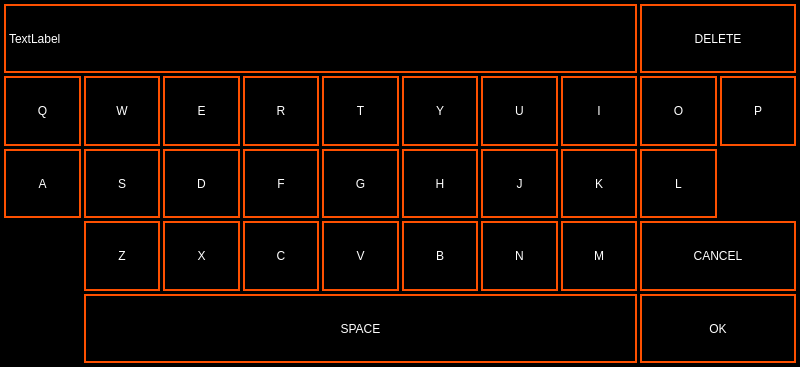
<?xml version="1.0" encoding="UTF-8"?>
<ui version="4.0">
 <class>SettingsUsernameKeyboardScreenLandscape</class>
 <widget class="QWidget" name="SettingsUsernameKeyboardScreenLandscape">
  <property name="windowModality">
   <enum>Qt::NonModal</enum>
  </property>
  <property name="geometry">
   <rect>
    <x>0</x>
    <y>0</y>
    <width>800</width>
    <height>367</height>
   </rect>
  </property>
  <property name="sizePolicy">
   <sizepolicy hsizetype="Expanding" vsizetype="Expanding">
    <horstretch>0</horstretch>
    <verstretch>0</verstretch>
   </sizepolicy>
  </property>
  <property name="windowTitle">
   <string notr="true">Keyboard</string>
  </property>
  <property name="styleSheet">
   <string notr="true">QWidget {
    background: black;
}

QToolButton {
	border: 2px solid #FE5000;
	background: black;
	color: white;
}

QToolButton:pressed {
	background: qlineargradient(x1:0, y1:0, x2:1, y2:1, stop:0 #FF1D1D, stop:1 #FE5000);
}

QLabel {
    color: white;
	border: 2px solid #FE5000;
}</string>
  </property>
  <layout class="QVBoxLayout" name="verticalLayout" stretch="3">
   <property name="spacing">
    <number>0</number>
   </property>
   <property name="leftMargin">
    <number>4</number>
   </property>
   <property name="topMargin">
    <number>4</number>
   </property>
   <property name="rightMargin">
    <number>4</number>
   </property>
   <property name="bottomMargin">
    <number>4</number>
   </property>
   <item>
    <layout class="QGridLayout" name="gridLayout">
     <property name="sizeConstraint">
      <enum>QLayout::SetDefaultConstraint</enum>
     </property>
     <property name="spacing">
      <number>3</number>
     </property>
     <item row="3" column="7">
      <widget class="QToolButton" name="kKeyBtn">
       <property name="sizePolicy">
        <sizepolicy hsizetype="Expanding" vsizetype="Expanding">
         <horstretch>0</horstretch>
         <verstretch>0</verstretch>
        </sizepolicy>
       </property>
       <property name="minimumSize">
        <size>
         <width>20</width>
         <height>0</height>
        </size>
       </property>
       <property name="styleSheet">
        <string notr="true"/>
       </property>
       <property name="text">
        <string>K</string>
       </property>
       <attribute name="buttonGroup">
        <string notr="true">keyBtnGroup</string>
       </attribute>
      </widget>
     </item>
     <item row="5" column="1" colspan="7">
      <widget class="QToolButton" name="spaceKeyBtn">
       <property name="sizePolicy">
        <sizepolicy hsizetype="Expanding" vsizetype="Expanding">
         <horstretch>0</horstretch>
         <verstretch>0</verstretch>
        </sizepolicy>
       </property>
       <property name="minimumSize">
        <size>
         <width>20</width>
         <height>0</height>
        </size>
       </property>
       <property name="styleSheet">
        <string notr="true"/>
       </property>
       <property name="text">
        <string>SPACE</string>
       </property>
       <attribute name="buttonGroup">
        <string notr="true">keyBtnGroup</string>
       </attribute>
      </widget>
     </item>
     <item row="1" column="7">
      <widget class="QToolButton" name="iKeyBtn">
       <property name="sizePolicy">
        <sizepolicy hsizetype="Expanding" vsizetype="Expanding">
         <horstretch>0</horstretch>
         <verstretch>0</verstretch>
        </sizepolicy>
       </property>
       <property name="minimumSize">
        <size>
         <width>20</width>
         <height>0</height>
        </size>
       </property>
       <property name="styleSheet">
        <string notr="true"/>
       </property>
       <property name="text">
        <string>I</string>
       </property>
       <attribute name="buttonGroup">
        <string notr="true">keyBtnGroup</string>
       </attribute>
      </widget>
     </item>
     <item row="3" column="5">
      <widget class="QToolButton" name="hKeyBtn">
       <property name="sizePolicy">
        <sizepolicy hsizetype="Expanding" vsizetype="Expanding">
         <horstretch>0</horstretch>
         <verstretch>0</verstretch>
        </sizepolicy>
       </property>
       <property name="minimumSize">
        <size>
         <width>20</width>
         <height>0</height>
        </size>
       </property>
       <property name="styleSheet">
        <string notr="true"/>
       </property>
       <property name="text">
        <string>H</string>
       </property>
       <attribute name="buttonGroup">
        <string notr="true">keyBtnGroup</string>
       </attribute>
      </widget>
     </item>
     <item row="4" column="4">
      <widget class="QToolButton" name="vKeyBtn">
       <property name="sizePolicy">
        <sizepolicy hsizetype="Expanding" vsizetype="Expanding">
         <horstretch>0</horstretch>
         <verstretch>0</verstretch>
        </sizepolicy>
       </property>
       <property name="minimumSize">
        <size>
         <width>20</width>
         <height>0</height>
        </size>
       </property>
       <property name="styleSheet">
        <string notr="true"/>
       </property>
       <property name="text">
        <string>V</string>
       </property>
       <attribute name="buttonGroup">
        <string notr="true">keyBtnGroup</string>
       </attribute>
      </widget>
     </item>
     <item row="3" column="8">
      <widget class="QToolButton" name="lKeyBtn">
       <property name="sizePolicy">
        <sizepolicy hsizetype="Expanding" vsizetype="Expanding">
         <horstretch>0</horstretch>
         <verstretch>0</verstretch>
        </sizepolicy>
       </property>
       <property name="minimumSize">
        <size>
         <width>20</width>
         <height>0</height>
        </size>
       </property>
       <property name="styleSheet">
        <string notr="true"/>
       </property>
       <property name="text">
        <string>L</string>
       </property>
       <attribute name="buttonGroup">
        <string notr="true">keyBtnGroup</string>
       </attribute>
      </widget>
     </item>
     <item row="4" column="6">
      <widget class="QToolButton" name="nKeyBtn">
       <property name="sizePolicy">
        <sizepolicy hsizetype="Expanding" vsizetype="Expanding">
         <horstretch>0</horstretch>
         <verstretch>0</verstretch>
        </sizepolicy>
       </property>
       <property name="minimumSize">
        <size>
         <width>20</width>
         <height>0</height>
        </size>
       </property>
       <property name="styleSheet">
        <string notr="true"/>
       </property>
       <property name="text">
        <string>N</string>
       </property>
       <attribute name="buttonGroup">
        <string notr="true">keyBtnGroup</string>
       </attribute>
      </widget>
     </item>
     <item row="1" column="2">
      <widget class="QToolButton" name="eKeyBtn">
       <property name="sizePolicy">
        <sizepolicy hsizetype="Expanding" vsizetype="Expanding">
         <horstretch>0</horstretch>
         <verstretch>0</verstretch>
        </sizepolicy>
       </property>
       <property name="minimumSize">
        <size>
         <width>20</width>
         <height>0</height>
        </size>
       </property>
       <property name="styleSheet">
        <string notr="true"/>
       </property>
       <property name="text">
        <string>E</string>
       </property>
       <attribute name="buttonGroup">
        <string notr="true">keyBtnGroup</string>
       </attribute>
      </widget>
     </item>
     <item row="3" column="1">
      <widget class="QToolButton" name="sKeyBtn">
       <property name="sizePolicy">
        <sizepolicy hsizetype="Expanding" vsizetype="Expanding">
         <horstretch>0</horstretch>
         <verstretch>0</verstretch>
        </sizepolicy>
       </property>
       <property name="minimumSize">
        <size>
         <width>20</width>
         <height>0</height>
        </size>
       </property>
       <property name="styleSheet">
        <string notr="true"/>
       </property>
       <property name="text">
        <string>S</string>
       </property>
       <attribute name="buttonGroup">
        <string notr="true">keyBtnGroup</string>
       </attribute>
      </widget>
     </item>
     <item row="4" column="5">
      <widget class="QToolButton" name="bKeyBtn">
       <property name="sizePolicy">
        <sizepolicy hsizetype="Expanding" vsizetype="Expanding">
         <horstretch>0</horstretch>
         <verstretch>0</verstretch>
        </sizepolicy>
       </property>
       <property name="minimumSize">
        <size>
         <width>20</width>
         <height>0</height>
        </size>
       </property>
       <property name="styleSheet">
        <string notr="true"/>
       </property>
       <property name="text">
        <string>B</string>
       </property>
       <attribute name="buttonGroup">
        <string notr="true">keyBtnGroup</string>
       </attribute>
      </widget>
     </item>
     <item row="4" column="2">
      <widget class="QToolButton" name="xKeyBtn">
       <property name="sizePolicy">
        <sizepolicy hsizetype="Expanding" vsizetype="Expanding">
         <horstretch>0</horstretch>
         <verstretch>0</verstretch>
        </sizepolicy>
       </property>
       <property name="minimumSize">
        <size>
         <width>20</width>
         <height>0</height>
        </size>
       </property>
       <property name="styleSheet">
        <string notr="true"/>
       </property>
       <property name="text">
        <string>X</string>
       </property>
       <attribute name="buttonGroup">
        <string notr="true">keyBtnGroup</string>
       </attribute>
      </widget>
     </item>
     <item row="3" column="4">
      <widget class="QToolButton" name="gKeyBtn">
       <property name="sizePolicy">
        <sizepolicy hsizetype="Expanding" vsizetype="Expanding">
         <horstretch>0</horstretch>
         <verstretch>0</verstretch>
        </sizepolicy>
       </property>
       <property name="minimumSize">
        <size>
         <width>20</width>
         <height>0</height>
        </size>
       </property>
       <property name="styleSheet">
        <string notr="true"/>
       </property>
       <property name="text">
        <string>G</string>
       </property>
       <attribute name="buttonGroup">
        <string notr="true">keyBtnGroup</string>
       </attribute>
      </widget>
     </item>
     <item row="4" column="3">
      <widget class="QToolButton" name="cKeyBtn">
       <property name="sizePolicy">
        <sizepolicy hsizetype="Expanding" vsizetype="Expanding">
         <horstretch>0</horstretch>
         <verstretch>0</verstretch>
        </sizepolicy>
       </property>
       <property name="minimumSize">
        <size>
         <width>20</width>
         <height>0</height>
        </size>
       </property>
       <property name="styleSheet">
        <string notr="true"/>
       </property>
       <property name="text">
        <string>C</string>
       </property>
       <attribute name="buttonGroup">
        <string notr="true">keyBtnGroup</string>
       </attribute>
      </widget>
     </item>
     <item row="1" column="8">
      <widget class="QToolButton" name="oKeyBtn">
       <property name="sizePolicy">
        <sizepolicy hsizetype="Expanding" vsizetype="Expanding">
         <horstretch>0</horstretch>
         <verstretch>0</verstretch>
        </sizepolicy>
       </property>
       <property name="minimumSize">
        <size>
         <width>20</width>
         <height>0</height>
        </size>
       </property>
       <property name="styleSheet">
        <string notr="true"/>
       </property>
       <property name="text">
        <string>O</string>
       </property>
       <attribute name="buttonGroup">
        <string notr="true">keyBtnGroup</string>
       </attribute>
      </widget>
     </item>
     <item row="1" column="4">
      <widget class="QToolButton" name="tKeyBtn">
       <property name="sizePolicy">
        <sizepolicy hsizetype="Expanding" vsizetype="Expanding">
         <horstretch>0</horstretch>
         <verstretch>0</verstretch>
        </sizepolicy>
       </property>
       <property name="minimumSize">
        <size>
         <width>20</width>
         <height>0</height>
        </size>
       </property>
       <property name="styleSheet">
        <string notr="true"/>
       </property>
       <property name="text">
        <string>T</string>
       </property>
       <attribute name="buttonGroup">
        <string notr="true">keyBtnGroup</string>
       </attribute>
      </widget>
     </item>
     <item row="1" column="3">
      <widget class="QToolButton" name="rKeyBtn">
       <property name="sizePolicy">
        <sizepolicy hsizetype="Expanding" vsizetype="Expanding">
         <horstretch>0</horstretch>
         <verstretch>0</verstretch>
        </sizepolicy>
       </property>
       <property name="minimumSize">
        <size>
         <width>20</width>
         <height>0</height>
        </size>
       </property>
       <property name="styleSheet">
        <string notr="true"/>
       </property>
       <property name="text">
        <string>R</string>
       </property>
       <attribute name="buttonGroup">
        <string notr="true">keyBtnGroup</string>
       </attribute>
      </widget>
     </item>
     <item row="4" column="1">
      <widget class="QToolButton" name="zKeyBtn">
       <property name="sizePolicy">
        <sizepolicy hsizetype="Expanding" vsizetype="Expanding">
         <horstretch>0</horstretch>
         <verstretch>0</verstretch>
        </sizepolicy>
       </property>
       <property name="minimumSize">
        <size>
         <width>20</width>
         <height>0</height>
        </size>
       </property>
       <property name="styleSheet">
        <string notr="true"/>
       </property>
       <property name="text">
        <string>Z</string>
       </property>
       <attribute name="buttonGroup">
        <string notr="true">keyBtnGroup</string>
       </attribute>
      </widget>
     </item>
     <item row="1" column="0">
      <widget class="QToolButton" name="qKeyBtn">
       <property name="sizePolicy">
        <sizepolicy hsizetype="Expanding" vsizetype="Expanding">
         <horstretch>0</horstretch>
         <verstretch>0</verstretch>
        </sizepolicy>
       </property>
       <property name="minimumSize">
        <size>
         <width>20</width>
         <height>0</height>
        </size>
       </property>
       <property name="styleSheet">
        <string notr="true"/>
       </property>
       <property name="text">
        <string>Q</string>
       </property>
       <attribute name="buttonGroup">
        <string notr="true">keyBtnGroup</string>
       </attribute>
      </widget>
     </item>
     <item row="4" column="7">
      <widget class="QToolButton" name="mKeyBtn">
       <property name="sizePolicy">
        <sizepolicy hsizetype="Expanding" vsizetype="Expanding">
         <horstretch>0</horstretch>
         <verstretch>0</verstretch>
        </sizepolicy>
       </property>
       <property name="minimumSize">
        <size>
         <width>20</width>
         <height>0</height>
        </size>
       </property>
       <property name="styleSheet">
        <string notr="true"/>
       </property>
       <property name="text">
        <string>M</string>
       </property>
       <attribute name="buttonGroup">
        <string notr="true">keyBtnGroup</string>
       </attribute>
      </widget>
     </item>
     <item row="3" column="0">
      <widget class="QToolButton" name="aKeyBtn">
       <property name="sizePolicy">
        <sizepolicy hsizetype="Expanding" vsizetype="Expanding">
         <horstretch>0</horstretch>
         <verstretch>0</verstretch>
        </sizepolicy>
       </property>
       <property name="minimumSize">
        <size>
         <width>20</width>
         <height>0</height>
        </size>
       </property>
       <property name="styleSheet">
        <string notr="true"/>
       </property>
       <property name="text">
        <string>A</string>
       </property>
       <attribute name="buttonGroup">
        <string notr="true">keyBtnGroup</string>
       </attribute>
      </widget>
     </item>
     <item row="1" column="5">
      <widget class="QToolButton" name="yKeyBtn">
       <property name="sizePolicy">
        <sizepolicy hsizetype="Expanding" vsizetype="Expanding">
         <horstretch>0</horstretch>
         <verstretch>0</verstretch>
        </sizepolicy>
       </property>
       <property name="minimumSize">
        <size>
         <width>20</width>
         <height>0</height>
        </size>
       </property>
       <property name="styleSheet">
        <string notr="true"/>
       </property>
       <property name="text">
        <string>Y</string>
       </property>
       <attribute name="buttonGroup">
        <string notr="true">keyBtnGroup</string>
       </attribute>
      </widget>
     </item>
     <item row="1" column="6">
      <widget class="QToolButton" name="uKeyBtn">
       <property name="sizePolicy">
        <sizepolicy hsizetype="Expanding" vsizetype="Expanding">
         <horstretch>0</horstretch>
         <verstretch>0</verstretch>
        </sizepolicy>
       </property>
       <property name="minimumSize">
        <size>
         <width>20</width>
         <height>0</height>
        </size>
       </property>
       <property name="styleSheet">
        <string notr="true"/>
       </property>
       <property name="text">
        <string>U</string>
       </property>
       <attribute name="buttonGroup">
        <string notr="true">keyBtnGroup</string>
       </attribute>
      </widget>
     </item>
     <item row="3" column="2">
      <widget class="QToolButton" name="dKeyBtn">
       <property name="sizePolicy">
        <sizepolicy hsizetype="Expanding" vsizetype="Expanding">
         <horstretch>0</horstretch>
         <verstretch>0</verstretch>
        </sizepolicy>
       </property>
       <property name="minimumSize">
        <size>
         <width>20</width>
         <height>0</height>
        </size>
       </property>
       <property name="styleSheet">
        <string notr="true"/>
       </property>
       <property name="text">
        <string>D</string>
       </property>
       <attribute name="buttonGroup">
        <string notr="true">keyBtnGroup</string>
       </attribute>
      </widget>
     </item>
     <item row="0" column="0" colspan="8">
      <widget class="QLabel" name="usernameValueLabel">
       <property name="styleSheet">
        <string notr="true"/>
       </property>
       <property name="text">
        <string>TextLabel</string>
       </property>
       <property name="alignment">
        <set>Qt::AlignLeading|Qt::AlignLeft|Qt::AlignVCenter</set>
       </property>
      </widget>
     </item>
     <item row="3" column="3">
      <widget class="QToolButton" name="fKeyBtn">
       <property name="sizePolicy">
        <sizepolicy hsizetype="Expanding" vsizetype="Expanding">
         <horstretch>0</horstretch>
         <verstretch>0</verstretch>
        </sizepolicy>
       </property>
       <property name="minimumSize">
        <size>
         <width>20</width>
         <height>0</height>
        </size>
       </property>
       <property name="styleSheet">
        <string notr="true"/>
       </property>
       <property name="text">
        <string>F</string>
       </property>
       <attribute name="buttonGroup">
        <string notr="true">keyBtnGroup</string>
       </attribute>
      </widget>
     </item>
     <item row="1" column="9">
      <widget class="QToolButton" name="pKeyBtn">
       <property name="sizePolicy">
        <sizepolicy hsizetype="Expanding" vsizetype="Expanding">
         <horstretch>0</horstretch>
         <verstretch>0</verstretch>
        </sizepolicy>
       </property>
       <property name="minimumSize">
        <size>
         <width>20</width>
         <height>0</height>
        </size>
       </property>
       <property name="styleSheet">
        <string notr="true"/>
       </property>
       <property name="text">
        <string>P</string>
       </property>
       <attribute name="buttonGroup">
        <string notr="true">keyBtnGroup</string>
       </attribute>
      </widget>
     </item>
     <item row="1" column="1">
      <widget class="QToolButton" name="wKeyBtn">
       <property name="sizePolicy">
        <sizepolicy hsizetype="Expanding" vsizetype="Expanding">
         <horstretch>0</horstretch>
         <verstretch>0</verstretch>
        </sizepolicy>
       </property>
       <property name="minimumSize">
        <size>
         <width>20</width>
         <height>0</height>
        </size>
       </property>
       <property name="styleSheet">
        <string notr="true"/>
       </property>
       <property name="text">
        <string>W</string>
       </property>
       <attribute name="buttonGroup">
        <string notr="true">keyBtnGroup</string>
       </attribute>
      </widget>
     </item>
     <item row="3" column="6">
      <widget class="QToolButton" name="jKeyBtn">
       <property name="sizePolicy">
        <sizepolicy hsizetype="Expanding" vsizetype="Expanding">
         <horstretch>0</horstretch>
         <verstretch>0</verstretch>
        </sizepolicy>
       </property>
       <property name="minimumSize">
        <size>
         <width>20</width>
         <height>0</height>
        </size>
       </property>
       <property name="styleSheet">
        <string notr="true"/>
       </property>
       <property name="text">
        <string>J</string>
       </property>
       <attribute name="buttonGroup">
        <string notr="true">keyBtnGroup</string>
       </attribute>
      </widget>
     </item>
     <item row="0" column="8" colspan="2">
      <widget class="QToolButton" name="deleteKeyBtn">
       <property name="sizePolicy">
        <sizepolicy hsizetype="Expanding" vsizetype="Expanding">
         <horstretch>0</horstretch>
         <verstretch>0</verstretch>
        </sizepolicy>
       </property>
       <property name="styleSheet">
        <string notr="true"/>
       </property>
       <property name="text">
        <string>DELETE</string>
       </property>
       <property name="autoRepeat">
        <bool>true</bool>
       </property>
       <property name="autoRepeatDelay">
        <number>500</number>
       </property>
      </widget>
     </item>
     <item row="4" column="8" colspan="2">
      <widget class="QToolButton" name="cancelKeyBtn">
       <property name="sizePolicy">
        <sizepolicy hsizetype="Expanding" vsizetype="Expanding">
         <horstretch>0</horstretch>
         <verstretch>0</verstretch>
        </sizepolicy>
       </property>
       <property name="minimumSize">
        <size>
         <width>20</width>
         <height>0</height>
        </size>
       </property>
       <property name="styleSheet">
        <string notr="true"/>
       </property>
       <property name="text">
        <string>CANCEL</string>
       </property>
      </widget>
     </item>
     <item row="5" column="8" colspan="2">
      <widget class="QToolButton" name="okayKeyBtn">
       <property name="sizePolicy">
        <sizepolicy hsizetype="Expanding" vsizetype="Expanding">
         <horstretch>0</horstretch>
         <verstretch>0</verstretch>
        </sizepolicy>
       </property>
       <property name="minimumSize">
        <size>
         <width>20</width>
         <height>0</height>
        </size>
       </property>
       <property name="styleSheet">
        <string notr="true"/>
       </property>
       <property name="text">
        <string>OK</string>
       </property>
      </widget>
     </item>
    </layout>
   </item>
  </layout>
 </widget>
 <resources/>
 <connections/>
 <buttongroups>
  <buttongroup name="keyBtnGroup"/>
 </buttongroups>
</ui>
